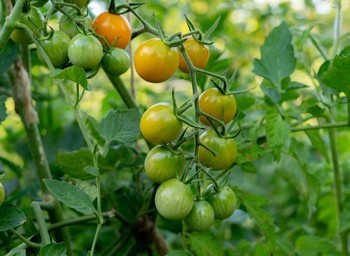
#> input picture dataset/Images/Riped tomato_100.jpeg, 350 x 256 px, given in place of the camera
$ python tomato_tracking.py
#> lines starting #> are read from the running program, lines starting #| are printed output that depends on the picture; after the words box and inside, x2 and y2 are one past the last pixel; in counts of white or black regions, pixels touching at a corner belong together
import cv2

from time import time
from math import sqrt

def detect_red_tomatos(frame):

    blur = cv2.GaussianBlur(frame, (13,13), 0)
    hsv_conv_img = cv2.cvtColor(blur, cv2.COLOR_BGR2HSV)

    # because hue wraps up and to extract as many "red objects" as possible, I define lower and upper boundaries for brighter and for darker red shades
    bright_red_lower_bounds = (0, 100, 100)
    bright_red_upper_bounds = (10, 255, 255)
    bright_red_mask = cv2.inRange(hsv_conv_img, bright_red_lower_bounds, bright_red_upper_bounds)

    dark_red_lower_bounds = (160, 100, 100)
    dark_red_upper_bounds = (179, 255, 255)
    dark_red_mask = cv2.inRange(hsv_conv_img, dark_red_lower_bounds, dark_red_upper_bounds)

    # after masking the red shades out, I add the two images
    weighted_mask = cv2.addWeighted(bright_red_mask, 1.0, dark_red_mask, 1.0, 0.0)

    # then the result is blurred
    blurred_mask = cv2.GaussianBlur(weighted_mask,(9,9),3,3)

    # some morphological operations (closing) to remove small blobs
    erode_element = cv2.getStructuringElement(cv2.MORPH_RECT, (3, 3))
    dilate_element = cv2.getStructuringElement(cv2.MORPH_RECT, (8, 8))
    eroded_mask = cv2.erode(blurred_mask,erode_element)
    dilated_mask = cv2.dilate(eroded_mask,dilate_element)

    #frame = dilated_mask


    # on the color-masked, blurred and morphed image apply the cv2.HoughCircles-method to detect circle-shaped objects
    # min_dist may be too small and can result in false 'inner' circles being detected. Makind it bigger will prevent
    # it from detecting a bunch of tomatoes close to each other individually.
    detected_circles = cv2.HoughCircles(dilated_mask, cv2.HOUGH_GRADIENT, 1, minDist=20, param1=100, param2=20, minRadius=20, maxRadius=150)
    circles = []
    if detected_circles is not None:
        for circle in detected_circles[0, :]:
            circled_orig = cv2.circle(frame, [int(circle[0]), int(circle[1])], int(circle[2]), (0,255,0),thickness=2)
            circles.append(circle)
        #cv2.imshow("original", circled_orig)
    else:
        pass
        #cv2.imshow("original", frame)
    return circles

def remove_false_circles(circles: list):
    """
    removes small circles with their center inside of a bigger circle
    """
    # sort corcles by radius
    circles.sort(key=lambda x:[2])

    # indexes of circles to remove
    to_remove = set()
    for i in range(0, len(circles)-1):
        # check if center of this circle inside any other circle
        for j in range(i+1, len(circles)):
            if (sqrt((circles[i][0]-circles[j][0])**2+(circles[i][1]-circles[j][1])**2) <= circles[j][2]):
                to_remove.add(i)
    # removve the circles
    c = 0
    for i in to_remove:
        circles.pop(i-c)
        c+=1

def demo_run():

    cap = cv2.VideoCapture(0)

    while(True):
        ret, frame = cap.read()
#> frame is the input picture: shape (256, 350, 3); mean B, G, R 49.8, 122.4, 87.7
        (h, w) = frame.shape[:2] # height and width of the image
#> h = 256; w = 350
        if not ret:
            print("Error: Couldn't read frame")
            break


        circles = detect_red_tomatos(frame)
#> in detect_red_tomatos, `blur = cv2.GaussianBlur(frame, (13,13), 0)`:
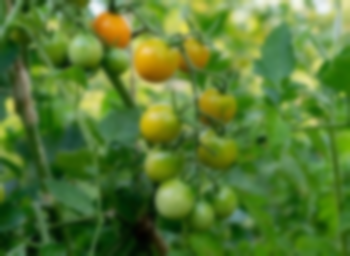
#> blur: shape (256, 350, 3); mean B, G, R 49.8, 122.3, 87.7
#> in detect_red_tomatos, `hsv_conv_img = cv2.cvtColor(blur, cv2.COLOR_BGR2HSV)`: hsv_conv_img: shape (256, 350, 3); mean H, S, V 46.6, 161.4, 123.9
#> in detect_red_tomatos, `bright_red_mask = cv2.inRange(hsv_conv_img, bright_red_lower_bounds, b..`: bright_red_mask: shape (256, 350); every value is 0
#> in detect_red_tomatos, `detected_circles = cv2.HoughCircles(dilated_mask, cv2.HOUGH_GRADIENT, ..`: detected_circles = None
#> circles = []
        remove_false_circles(circles)
#> after the loop in remove_false_circles, `for i in range(0, len(circles)-1):`: to_remove = 0 items
#> after the loop in remove_false_circles, `for i in to_remove:`: c = 0; circles = []

        if circles != []:
            for circle in circles:
                circled = cv2.circle(frame, [int(circle[0]), int(circle[1])], int(circle[2]), (0,255,0),thickness=2)
            cv2.imshow("original", circled)
        else:
            cv2.imshow("original", frame)

        if cv2.waitKey(1) & 0xFF == ord('q'):
#> (key q is pressed here)
            break
    cap.release()
    cv2.destroyAllWindows()

demo_run()

$ run again, on dataset/Images/Riped tomato_101.jpeg
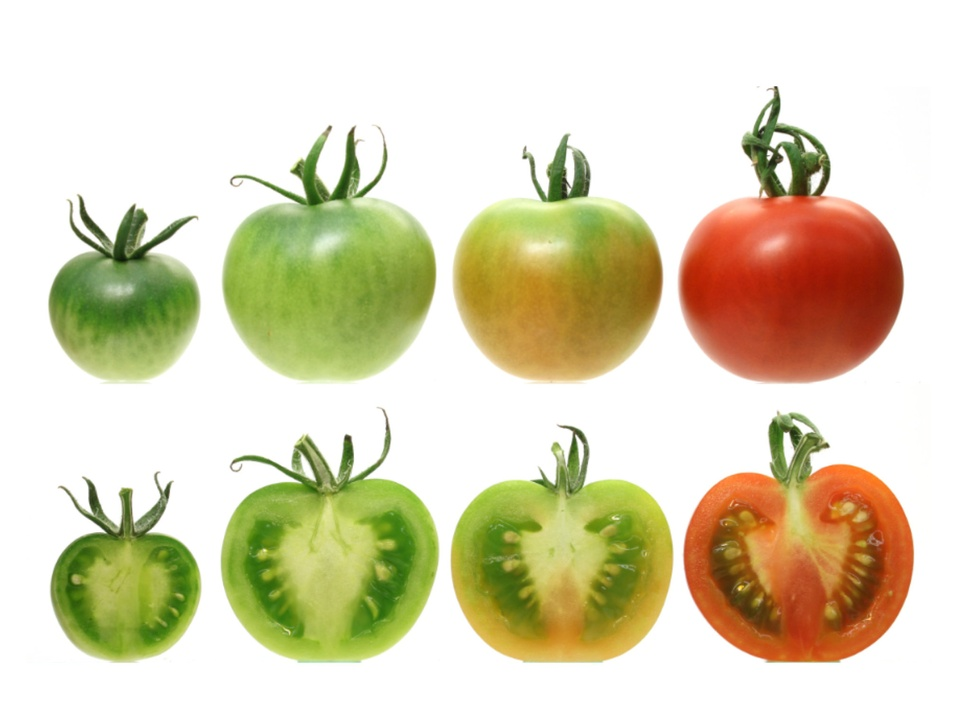
#> input picture dataset/Images/Riped tomato_101.jpeg, 970 x 727 px, shrunk from 2048 x 1536 before the run, given in place of the camera
#> in demo_run, frame is the input picture: shape (727, 970, 3); mean B, G, R 184.8, 213.7, 220.5
#> hsv_conv_img: shape (727, 970, 3); mean H, S, V 13.5, 59.6, 225.6
#> in detect_red_tomatos, `bright_red_mask = cv2.inRange(hsv_conv_img, bright_red_lower_bounds, b..`:
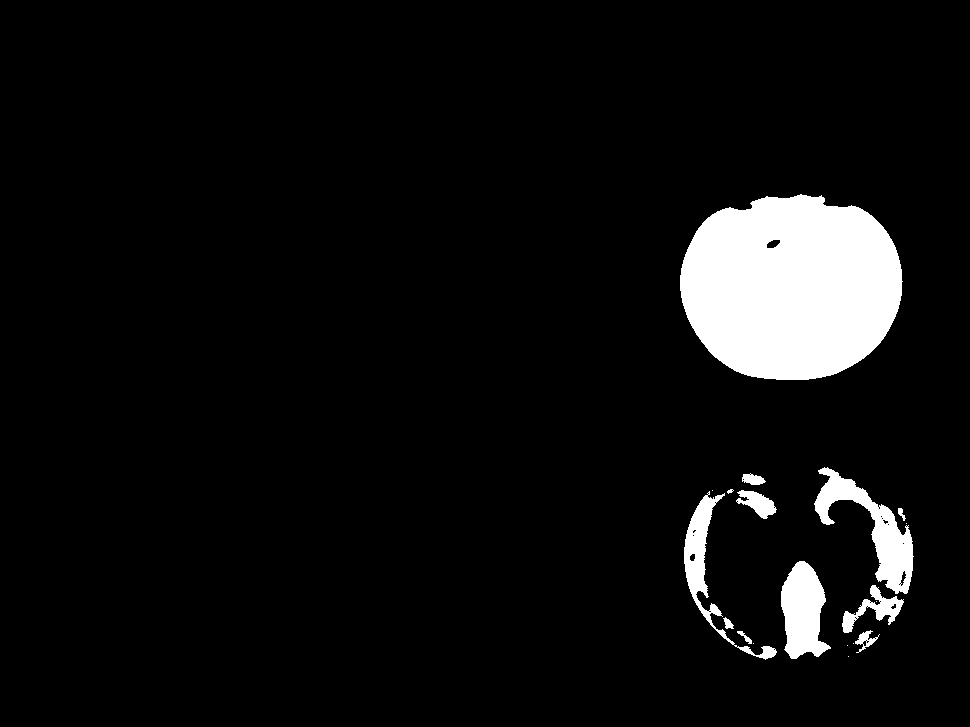
#> bright_red_mask: shape (727, 970); 6.4% white; 19 white regions (7 under 20 px), largest, box (x1, y1, x2, y2) and area: (680, 194, 903, 380) 32896, (814, 467, 914, 594) 4013, (781, 561, 831, 659) 3294
#> dark_red_mask: shape (727, 970); every value is 0
#> detected_circles = 34 rows, first 8: [792.5, 557.5, 111.5], [808.5, 283.5, 96.4], [780.5, 283.5, 102.1], [812.5, 553.5, 103.7], [768.5, 570.5, 84.2], [791.5, 265.5, 120.9], [820.5, 572.5, 92.7], [828.5, 273.5, 75.5]
#> the loop in detect_red_tomatos, `for circle in detected_circles[0, :]:` made 34 passes
#> after the loop in detect_red_tomatos, `for circle in detected_circles[0, :]:`:
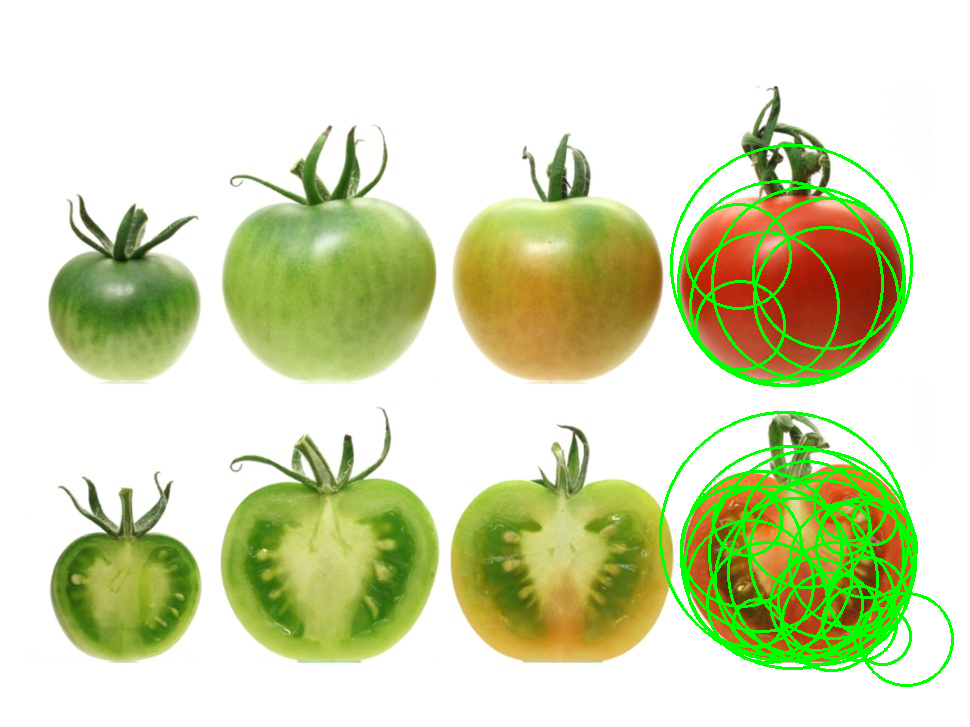
#> frame: shape (727, 970, 3); mean B, G, R 180.3, 219.1, 211.1
#> after the loop in detect_red_tomatos, `for circle in detected_circles[0, :]:`: circles = 34 items, first 6: [792.5, 557.5, 111.5], [808.5, 283.5, 96.4], [780.5, 283.5, 102.1], [812.5, 553.5, 103.7], [768.5, 570.5, 84.2], [791.5, 265.5, 120.9]
#> the loop in remove_false_circles, `for i in range(0, len(circles)-1):` made 33 passes
#> after the loop in remove_false_circles, `for i in range(0, len(circles)-1):`: to_remove = 23 items
#> the loop in remove_false_circles, `for i in to_remove:` made 23 passes
#> i on passes 19 to 23: 21, 23, 26, 27, 31
#> after the loop in remove_false_circles, `for i in to_remove:`: c = 23; circles = [[826.5, 299.5, 72.9], [738.5, 256.5, 52.9], [866.5, 547.5, 50], [806.5, 524.5, 63.5], [850.5, 504.5, 36.5], [757.5, 623.5, 24.6], [747.5, 521.5, 34.1], [740.5, 325.5, 44.4], [816.5, 604.5, 46.3], [906.5, 639.5, 46.3], [874.5, 522.5, 22.5]]
#> the loop in demo_run, `for circle in circles:` made 11 passes

$ run again, on dataset/Images/Riped tomato_121.jpeg
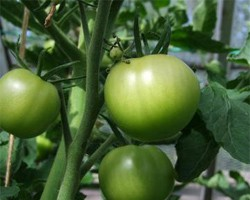
#> input picture dataset/Images/Riped tomato_121.jpeg, 250 x 200 px, given in place of the camera
#> in demo_run, frame is the input picture: shape (200, 250, 3); mean B, G, R 55.8, 98.3, 74
#> in detect_red_tomatos, `blur = cv2.GaussianBlur(frame, (13,13), 0)`:
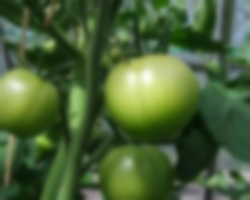
#> blur: shape (200, 250, 3); mean B, G, R 55.7, 98.3, 73.9
#> hsv_conv_img: shape (200, 250, 3); mean H, S, V 52.5, 124, 98.5
#> bright_red_mask: shape (200, 250); every value is 0
#> detected_circles = None
#> in demo_run, `circles = detect_red_tomatos(frame)`: circles = []
#> after the loop in remove_false_circles, `for i in range(0, len(circles)-1):`: to_remove = 0 items
#> after the loop in remove_false_circles, `for i in to_remove:`: c = 0; circles = []

$ run again, on dataset/Images/Riped tomato_126.jpeg
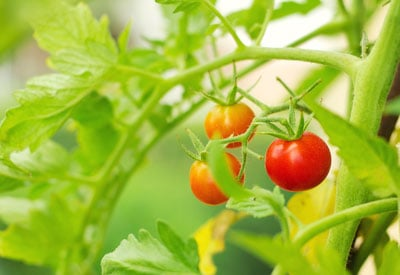
#> input picture dataset/Images/Riped tomato_126.jpeg, 400 x 275 px, given in place of the camera
#> in demo_run, frame is the input picture: shape (275, 400, 3); mean B, G, R 62.5, 184.9, 163.7
#> in detect_red_tomatos, `blur = cv2.GaussianBlur(frame, (13,13), 0)`:
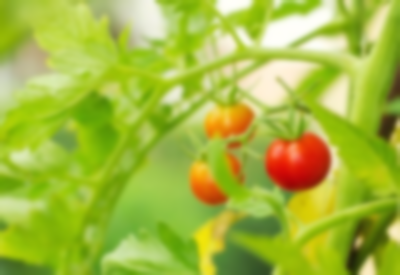
#> blur: shape (275, 400, 3); mean B, G, R 62.5, 184.9, 163.6
#> hsv_conv_img: shape (275, 400, 3); mean H, S, V 35.1, 176.2, 191.7
#> in detect_red_tomatos, `bright_red_mask = cv2.inRange(hsv_conv_img, bright_red_lower_bounds, b..`:
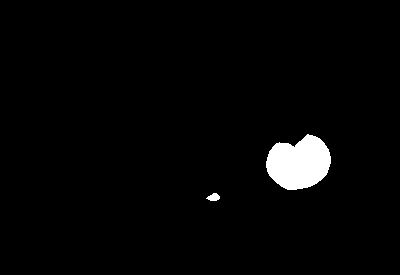
#> bright_red_mask: shape (275, 400); 2.5% white; 2 white regions, box (x1, y1, x2, y2) and area: (266, 134, 331, 190) 2646, (206, 193, 220, 201) 76
#> dark_red_mask: shape (275, 400); every value is 0
#> detected_circles = [[292.5, 163.5, 28.6]]
#> the loop in detect_red_tomatos, `for circle in detected_circles[0, :]:` made 1 pass
#> after the loop in remove_false_circles, `for i in range(0, len(circles)-1):`: to_remove = 0 items
#> after the loop in remove_false_circles, `for i in to_remove:`: c = 0; circles = [[292.5, 163.5, 28.6]]
#> the loop in demo_run, `for circle in circles:` made 1 pass
